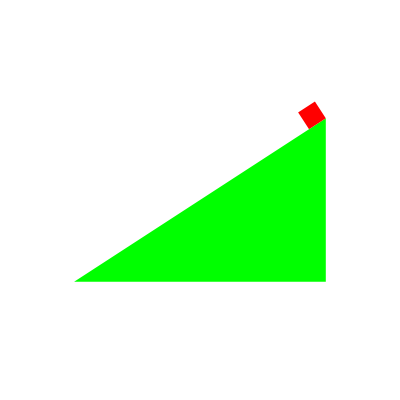
Frame 1 (no input)
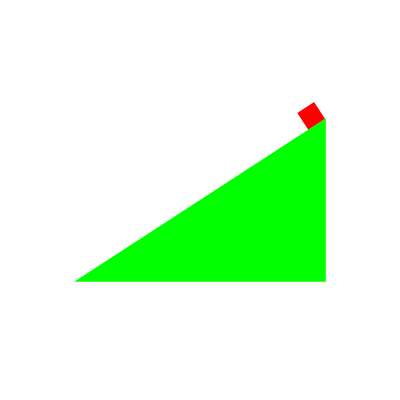
Frame 60 (the mouse pressed at the canvas centre just before this capture)
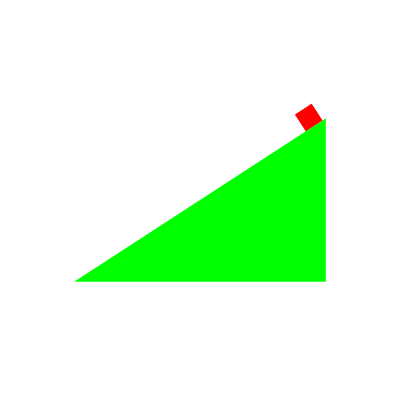
Frame 120 (the mouse held since frame 60 and released just before this capture)

The Processing sketch that drew these frames (run headless with seeded random() and noise(); from frame 60 on, the mouse is pressed at the canvas centre):

// Processing sketch: sketch_3_14_Box_Incline
// ── sketch_3_14_Box_Incline.pde
float theta = 33.0;
float thetaRad = radians(theta);
float gravity = 1.0;
float mass = 1.0;
float f_coeff = 0.75; // Note that the magnitude of the friction force is equal to the normal force.

float hypotenuse = 300;
float opposite = sin(thetaRad) * hypotenuse;
float adjacent = cos(thetaRad) * hypotenuse;

// http://thecraftycanvas.com/library/online-learning-tools/physics-homework-helpers/incline-force-calculator-problem-solver/
float weight = mass * gravity;
float normal = weight * cos(thetaRad);
float downhill = weight * sin(thetaRad);
float friction = f_coeff * normal; 
float applied = downhill - ( friction > downhill ? downhill * .999 : friction); 

float boxLen = 20;

void setup() {
  size(400, 400);
}

float x3;
float y3;

float velocity = 0;
float xPos = -boxLen;
float yPos = -boxLen;

void draw() {
   background(255);
   drawIncline();   
   translate(x3, y3);
   rotate(-thetaRad);
   fill(255, 0, 0);   
   if (xPos <= -hypotenuse) {
     xPos = -hypotenuse;
     noLoop(); 
   }
   rect(xPos, yPos, boxLen, boxLen);
   velocity += applied;
   xPos -= velocity;
   println(velocity, xPos);
}

void drawIncline() {
  // http://www.themathpage.com/atrig/solve-right-triangles.htm
  float x1 = (width - adjacent) / 2;
  float y1 = (height + opposite) / 2;
  float x2 = x1 + adjacent;
  float y2 = y1;
  x3 = x2;
  y3 = y2 - opposite;
  noStroke();
  fill(0, 255, 0);
  triangle(x1, y1, x2, y2, x3, y3);  
}
